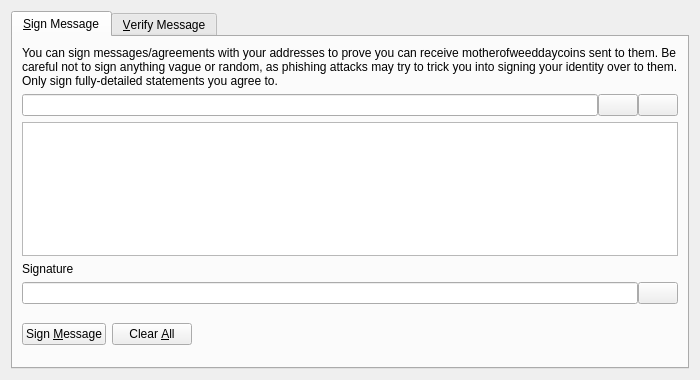
<?xml version="1.0" encoding="UTF-8"?>
<ui version="4.0">
 <class>SignVerifyMessageDialog</class>
 <widget class="QDialog" name="SignVerifyMessageDialog">
  <property name="geometry">
   <rect>
    <x>0</x>
    <y>0</y>
    <width>700</width>
    <height>380</height>
   </rect>
  </property>
  <property name="windowTitle">
   <string>Signatures - Sign / Verify a Message</string>
  </property>
  <property name="modal">
   <bool>true</bool>
  </property>
  <layout class="QVBoxLayout" name="verticalLayout">
   <item>
    <widget class="QTabWidget" name="tabWidget">
     <property name="currentIndex">
      <number>0</number>
     </property>
     <widget class="QWidget" name="tabSignMessage">
      <attribute name="title">
       <string>&amp;Sign Message</string>
      </attribute>
      <layout class="QVBoxLayout" name="verticalLayout_SM">
       <item>
        <widget class="QLabel" name="infoLabel_SM">
         <property name="text">
          <string>You can sign messages/agreements with your addresses to prove you can receive motherofweeddaycoins sent to them. Be careful not to sign anything vague or random, as phishing attacks may try to trick you into signing your identity over to them. Only sign fully-detailed statements you agree to.</string>
         </property>
         <property name="textFormat">
          <enum>Qt::PlainText</enum>
         </property>
         <property name="wordWrap">
          <bool>true</bool>
         </property>
        </widget>
       </item>
       <item>
        <layout class="QHBoxLayout" name="horizontalLayout_1_SM">
         <property name="spacing">
          <number>0</number>
         </property>
         <item>
          <widget class="QValidatedLineEdit" name="addressIn_SM">
           <property name="toolTip">
            <string>The Motherofweeddaycoin address to sign the message with</string>
           </property>
          </widget>
         </item>
         <item>
          <widget class="QPushButton" name="addressBookButton_SM">
           <property name="toolTip">
            <string>Choose previously used address</string>
           </property>
           <property name="text">
            <string/>
           </property>
           <property name="icon">
            <iconset resource="../bitcoin.qrc">
             <normaloff>:/icons/address-book</normaloff>:/icons/address-book</iconset>
           </property>
           <property name="shortcut">
            <string>Alt+A</string>
           </property>
           <property name="autoDefault">
            <bool>false</bool>
           </property>
          </widget>
         </item>
         <item>
          <widget class="QPushButton" name="pasteButton_SM">
           <property name="toolTip">
            <string>Paste address from clipboard</string>
           </property>
           <property name="text">
            <string/>
           </property>
           <property name="icon">
            <iconset resource="../bitcoin.qrc">
             <normaloff>:/icons/editpaste</normaloff>:/icons/editpaste</iconset>
           </property>
           <property name="shortcut">
            <string>Alt+P</string>
           </property>
           <property name="autoDefault">
            <bool>false</bool>
           </property>
          </widget>
         </item>
        </layout>
       </item>
       <item>
        <widget class="QPlainTextEdit" name="messageIn_SM">
         <property name="toolTip">
          <string>Enter the message you want to sign here</string>
         </property>
        </widget>
       </item>
       <item>
        <widget class="QLabel" name="signatureLabel_SM">
         <property name="text">
          <string>Signature</string>
         </property>
         <property name="textFormat">
          <enum>Qt::PlainText</enum>
         </property>
        </widget>
       </item>
       <item>
        <layout class="QHBoxLayout" name="horizontalLayout_2_SM">
         <property name="spacing">
          <number>0</number>
         </property>
         <item>
          <widget class="QLineEdit" name="signatureOut_SM">
           <property name="font">
            <font>
             <italic>true</italic>
            </font>
           </property>
           <property name="readOnly">
            <bool>true</bool>
           </property>
          </widget>
         </item>
         <item>
          <widget class="QPushButton" name="copySignatureButton_SM">
           <property name="toolTip">
            <string>Copy the current signature to the system clipboard</string>
           </property>
           <property name="text">
            <string/>
           </property>
           <property name="icon">
            <iconset resource="../bitcoin.qrc">
             <normaloff>:/icons/editcopy</normaloff>:/icons/editcopy</iconset>
           </property>
           <property name="autoDefault">
            <bool>false</bool>
           </property>
          </widget>
         </item>
        </layout>
       </item>
       <item>
        <layout class="QHBoxLayout" name="horizontalLayout_3_SM">
         <item>
          <widget class="QPushButton" name="signMessageButton_SM">
           <property name="toolTip">
            <string>Sign the message to prove you own this Motherofweeddaycoin address</string>
           </property>
           <property name="text">
            <string>Sign &amp;Message</string>
           </property>
           <property name="icon">
            <iconset resource="../bitcoin.qrc">
             <normaloff>:/icons/edit</normaloff>:/icons/edit</iconset>
           </property>
           <property name="autoDefault">
            <bool>false</bool>
           </property>
          </widget>
         </item>
         <item>
          <widget class="QPushButton" name="clearButton_SM">
           <property name="toolTip">
            <string>Reset all sign message fields</string>
           </property>
           <property name="text">
            <string>Clear &amp;All</string>
           </property>
           <property name="icon">
            <iconset resource="../bitcoin.qrc">
             <normaloff>:/icons/remove</normaloff>:/icons/remove</iconset>
           </property>
           <property name="autoDefault">
            <bool>false</bool>
           </property>
          </widget>
         </item>
         <item>
          <spacer name="horizontalSpacer_1_SM">
           <property name="orientation">
            <enum>Qt::Horizontal</enum>
           </property>
           <property name="sizeHint" stdset="0">
            <size>
             <width>40</width>
             <height>48</height>
            </size>
           </property>
          </spacer>
         </item>
         <item>
          <widget class="QLabel" name="statusLabel_SM">
           <property name="font">
            <font>
             <weight>75</weight>
             <bold>true</bold>
            </font>
           </property>
           <property name="text">
            <string/>
           </property>
           <property name="wordWrap">
            <bool>true</bool>
           </property>
          </widget>
         </item>
         <item>
          <spacer name="horizontalSpacer_2_SM">
           <property name="orientation">
            <enum>Qt::Horizontal</enum>
           </property>
           <property name="sizeHint" stdset="0">
            <size>
             <width>40</width>
             <height>48</height>
            </size>
           </property>
          </spacer>
         </item>
        </layout>
       </item>
      </layout>
     </widget>
     <widget class="QWidget" name="tabVerifyMessage">
      <attribute name="title">
       <string>&amp;Verify Message</string>
      </attribute>
      <layout class="QVBoxLayout" name="verticalLayout_VM">
       <item>
        <widget class="QLabel" name="infoLabel_VM">
         <property name="text">
          <string>Enter the receiver's address, message (ensure you copy line breaks, spaces, tabs, etc. exactly) and signature below to verify the message. Be careful not to read more into the signature than what is in the signed message itself, to avoid being tricked by a man-in-the-middle attack. Note that this only proves the signing party receives with the address, it cannot prove sendership of any transaction!</string>
         </property>
         <property name="textFormat">
          <enum>Qt::PlainText</enum>
         </property>
         <property name="alignment">
          <set>Qt::AlignLeading|Qt::AlignLeft|Qt::AlignTop</set>
         </property>
         <property name="wordWrap">
          <bool>true</bool>
         </property>
        </widget>
       </item>
       <item>
        <layout class="QHBoxLayout" name="horizontalLayout_1_VM">
         <property name="spacing">
          <number>0</number>
         </property>
         <item>
          <widget class="QValidatedLineEdit" name="addressIn_VM">
           <property name="toolTip">
            <string>The Motherofweeddaycoin address the message was signed with</string>
           </property>
          </widget>
         </item>
         <item>
          <widget class="QPushButton" name="addressBookButton_VM">
           <property name="toolTip">
            <string>Choose previously used address</string>
           </property>
           <property name="text">
            <string/>
           </property>
           <property name="icon">
            <iconset resource="../bitcoin.qrc">
             <normaloff>:/icons/address-book</normaloff>:/icons/address-book</iconset>
           </property>
           <property name="shortcut">
            <string>Alt+A</string>
           </property>
           <property name="autoDefault">
            <bool>false</bool>
           </property>
          </widget>
         </item>
        </layout>
       </item>
       <item>
        <widget class="QPlainTextEdit" name="messageIn_VM"/>
       </item>
       <item>
        <widget class="QValidatedLineEdit" name="signatureIn_VM"/>
       </item>
       <item>
        <layout class="QHBoxLayout" name="horizontalLayout_2_VM">
         <item>
          <widget class="QPushButton" name="verifyMessageButton_VM">
           <property name="toolTip">
            <string>Verify the message to ensure it was signed with the specified Motherofweeddaycoin address</string>
           </property>
           <property name="text">
            <string>Verify &amp;Message</string>
           </property>
           <property name="icon">
            <iconset resource="../bitcoin.qrc">
             <normaloff>:/icons/transaction_0</normaloff>:/icons/transaction_0</iconset>
           </property>
           <property name="autoDefault">
            <bool>false</bool>
           </property>
          </widget>
         </item>
         <item>
          <widget class="QPushButton" name="clearButton_VM">
           <property name="toolTip">
            <string>Reset all verify message fields</string>
           </property>
           <property name="text">
            <string>Clear &amp;All</string>
           </property>
           <property name="icon">
            <iconset resource="../bitcoin.qrc">
             <normaloff>:/icons/remove</normaloff>:/icons/remove</iconset>
           </property>
           <property name="autoDefault">
            <bool>false</bool>
           </property>
          </widget>
         </item>
         <item>
          <spacer name="horizontalSpacer_1_VM">
           <property name="orientation">
            <enum>Qt::Horizontal</enum>
           </property>
           <property name="sizeHint" stdset="0">
            <size>
             <width>40</width>
             <height>48</height>
            </size>
           </property>
          </spacer>
         </item>
         <item>
          <widget class="QLabel" name="statusLabel_VM">
           <property name="font">
            <font>
             <weight>75</weight>
             <bold>true</bold>
            </font>
           </property>
           <property name="text">
            <string/>
           </property>
           <property name="wordWrap">
            <bool>true</bool>
           </property>
          </widget>
         </item>
         <item>
          <spacer name="horizontalSpacer_2_VM">
           <property name="orientation">
            <enum>Qt::Horizontal</enum>
           </property>
           <property name="sizeHint" stdset="0">
            <size>
             <width>40</width>
             <height>48</height>
            </size>
           </property>
          </spacer>
         </item>
        </layout>
       </item>
      </layout>
     </widget>
    </widget>
   </item>
  </layout>
 </widget>
 <customwidgets>
  <customwidget>
   <class>QValidatedLineEdit</class>
   <extends>QLineEdit</extends>
   <header>qt/qvalidatedlineedit.h</header>
  </customwidget>
 </customwidgets>
 <resources>
  <include location="../bitcoin.qrc"/>
 </resources>
 <connections/>
</ui>
